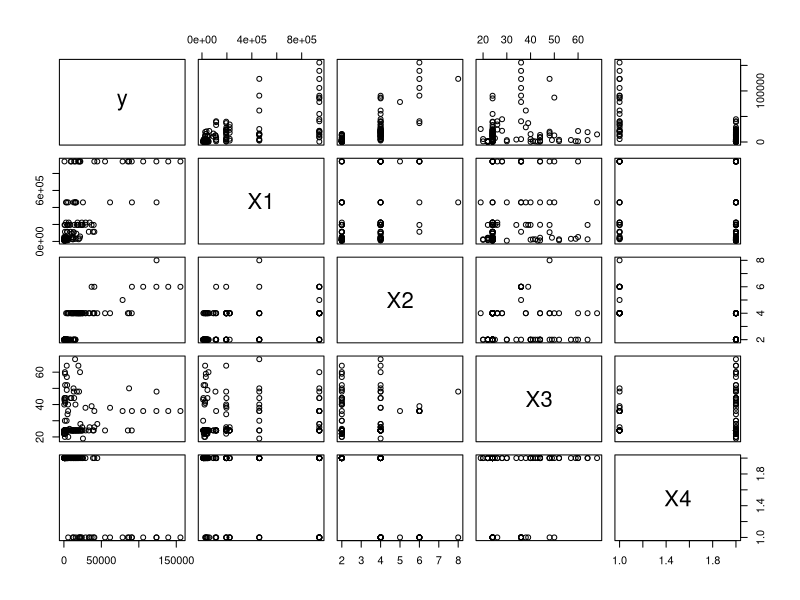

Reproduce this figure in R.
#1. load data
trafficdata_raw = read.table("aadt.txt", header = FALSE) #must place the csv file same level as this working file
View(trafficdata_raw)
dim(trafficdata_raw) #121   8

#2. Graphic display of the observed data
trafficdata = data.frame(
  y = trafficdata_raw$V1,
  X1 = trafficdata_raw$V2,
  X2 = trafficdata_raw$V3,
  X3 = trafficdata_raw$V4,
  X4 = trafficdata_raw$V5
)
#scatter plot matrix
plot(trafficdata)

#3. Modeling multiple linear regression with R
mlr = lm(y~X1+X2+X3+X4, data = trafficdata)
summary(mlr)
